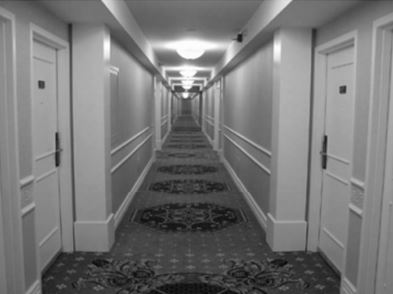
#> input picture images/corridor_01.jpg, 393 x 294 px; its folder holds 6 pictures in this run; the run also reads 1 picture not shown here
$ jupyter execute 03-edge-detection.ipynb   (older library calls are emulated)
#> lines starting #> are read from the running program, lines starting #| are printed output that depends on the picture; after the words box and inside, x2 and y2 are one past the last pixel; in counts of white or black regions, pixels touching at a corner belong together
# Lab 3: Edge and line detection

[cell 1]
import cv2
import numpy as np
import os
import math
from matplotlib import pyplot as plt

dataDir = 'images' # Change this, according to your images' directory path

[cell 2]
# Open image
img = cv2.imread(os.path.join(dataDir, 'corridor_01.jpg')) # Change this, according to your image's path
#> img is the input picture: shape (294, 393, 3); min 6, max 255, mean 118.8

# Convert to grayscale
img = cv2.cvtColor(img, cv2.COLOR_BGR2GRAY)
#> img: shape (294, 393)

cv2.imshow("Image", img)
cv2.waitKey(0)
cv2.destroyAllWindows()

### 1. Sobel Filter

Detecting edges using the [Sobel Filter](https://docs.opencv.org/master/d4/d86/group__imgproc__filter.html#gacea54f142e81b6758cb6f375ce782c8d)

[cell 3]
# Calculate the first derivatives of the image in x and y
sobel_x = cv2.Sobel(img, cv2.CV_64F, 1, 0, ksize=5)
sobel_y = cv2.Sobel(img, cv2.CV_64F, 0, 1, ksize=5)

# Show the images
cv2.imshow("Sobel X", sobel_x)
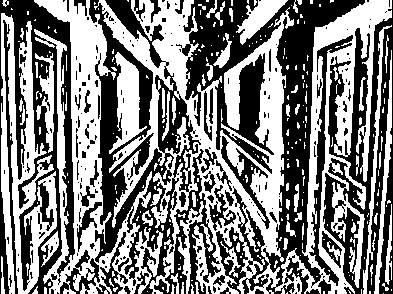
#> window 'Sobel X': shape (294, 393); 49.9% white; 286 white regions (218 under 20 px), largest, box (x1, y1, x2, y2) and area: (94, 0, 392, 294) 29096, (34, 0, 163, 294) 11419, (1, 13, 57, 294) 6630
cv2.imshow("Sobel Y", sobel_y)
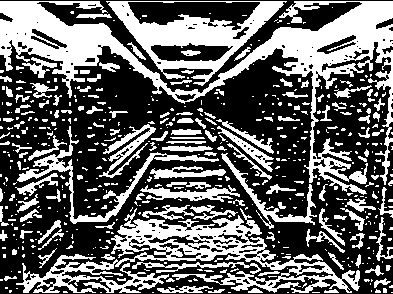
#> window 'Sobel Y': shape (294, 393); 39.1% white; 549 white regions (405 under 20 px), largest, box (x1, y1, x2, y2) and area: (0, 1, 393, 195) 14838, (16, 208, 360, 293) 8186, (106, 1, 287, 86) 4909
cv2.waitKey(0)
cv2.destroyAllWindows()

Exercise 1.1: Calculate the gradient by combining the X and Y axes and show the gradient image

[cell 4]
grad = np.sqrt(sobel_x ** 2 + sobel_y ** 2)
grad_norm = (grad * 255 / grad.max()).astype(np.uint8)

cv2.imshow("Image", grad_norm)
while True:
    if cv2.waitKey(1) == ord("q"):
#> (key q is pressed here)
        break
cv2.destroyAllWindows()

Exercise 1.2: Threshold the gradient image using a [trackbar](https://docs.opencv.org/4.x/da/d6a/tutorial_trackbar.html)

[cell 5]
def update_threshold(value):
#> called with value = 0
    _, thresh_img = cv2.threshold(grad_norm, value, 255, cv2.THRESH_BINARY)
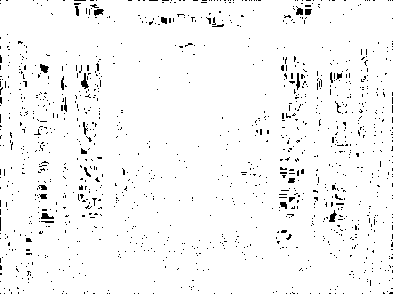
#> thresh_img: shape (294, 393); 96.7% white; black in thin lines or dots
    cv2.imshow("image", thresh_img)

cv2.namedWindow("image")
cv2.createTrackbar("T", "image", 0, 255, update_threshold)

update_threshold(0)
while True:
    if cv2.waitKey(1) == ord("q"):
#> (key q is pressed here)
        break
cv2.destroyAllWindows()

Exercise 1.3: Test the effect of applying Gaussian blur filters of different sizes before applying Sobel filter

[cell 6]
gaussian = cv2.GaussianBlur(img, (5, 5), 0, 0)
gaussian_2 = cv2.GaussianBlur(img, (11, 11), 0, 0)
gaussian_3 = cv2.GaussianBlur(img, (25, 25), 0, 0)
gaussian_4 = cv2.GaussianBlur(img, (49, 49), 0, 0)


def compute_sobel(image):
    sobel_x = cv2.Sobel(image, cv2.CV_64F, 1, 0, ksize=5)
    sobel_y = cv2.Sobel(image, cv2.CV_64F, 0, 1, ksize=5)
    grad = np.sqrt(sobel_x ** 2 + sobel_y ** 2)
    grad_norm = (grad * 255 / grad.max()).astype(np.uint8)
    return grad_norm

res1 = compute_sobel(gaussian)
res2 = compute_sobel(gaussian_2)
res3 = compute_sobel(gaussian_3)
#> in compute_sobel (call 3), `sobel_y = cv2.Sobel(image, cv2.CV_64F, 0, 1, ksize=5)`:
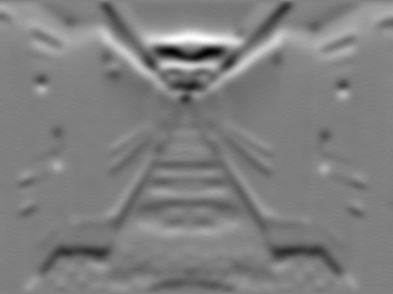
#> sobel_y: shape (294, 393) float64; min -1402, max 1355, mean -21.9; drawn with min black and max white
res4 = compute_sobel(gaussian_4)
#> in compute_sobel (call 4), `sobel_x = cv2.Sobel(image, cv2.CV_64F, 1, 0, ksize=5)`:
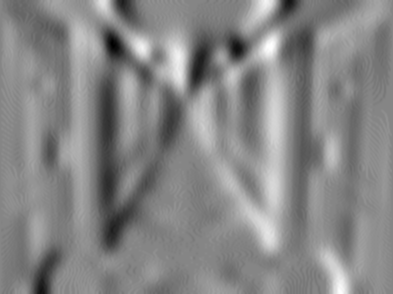
#> sobel_x: shape (294, 393) float64; min -562, max 515, mean 3.6; drawn with min black and max white
#> in compute_sobel (call 4), `sobel_y = cv2.Sobel(image, cv2.CV_64F, 0, 1, ksize=5)`:
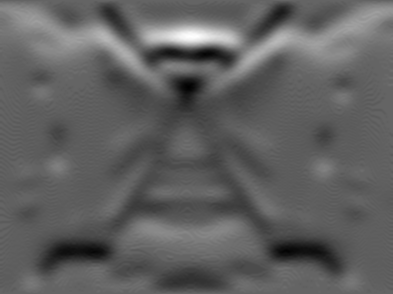
#> sobel_y: shape (294, 393) float64; min -530, max 816, mean -21.3; drawn with min black and max white
#> in compute_sobel (call 4), `grad = np.sqrt(sobel_x ** 2 + sobel_y ** 2)`:
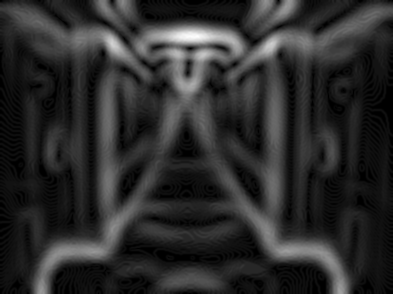
#> grad: shape (294, 393) float64; min 0, max 825.8, mean 144.5; drawn with min black and max white

cv2.imshow("Image 1", res1)
cv2.imshow("Image 2", res2)
cv2.imshow("Image 3", res3)
cv2.imshow("Image 4", res4)

while True:
    if cv2.waitKey(1) == ord("q"):
#> (key q is pressed here)
        break
cv2.destroyAllWindows()

Exercise 1.4: Experiment with different kernel sizes in the sobel filter

[cell 7]
def compute_sobel(image, kernel):
    sobel_x = cv2.Sobel(image, cv2.CV_64F, 1, 0, ksize=kernel)
    sobel_y = cv2.Sobel(image, cv2.CV_64F, 0, 1, ksize=kernel)
    grad = np.sqrt(sobel_x ** 2 + sobel_y ** 2)
    grad_norm = (grad * 255 / grad.max()).astype(np.uint8)
    return grad_norm


res1 = compute_sobel(img, 5)
res1 = compute_sobel(img, 15)
res1 = compute_sobel(img, 25)
res1 = compute_sobel(img, 31)

cv2.imshow("Image 1", res1)
cv2.imshow("Image 2", res2)
cv2.imshow("Image 3", res3)
cv2.imshow("Image 4", res4)

while True:
    if cv2.waitKey(1) == ord("q"):
#> (key q is pressed here)
        break
cv2.destroyAllWindows()

### 2. Laplacian of Gaussians (LoG) and Difference of Gaussians (DoG)

Edge detection using Laplacian of Gaussians

[cell 8]
# Open image
img = cv2.imread(os.path.join(dataDir, 'corridor_01.jpg')) # Change this, according to your image's path

# Convert to grayscale
img = cv2.cvtColor(img, cv2.COLOR_BGR2GRAY)

# Apply Laplacian
laplacian = cv2.Laplacian(img, cv2.CV_64F, ksize=3)

cv2.imshow("LoG", laplacian)
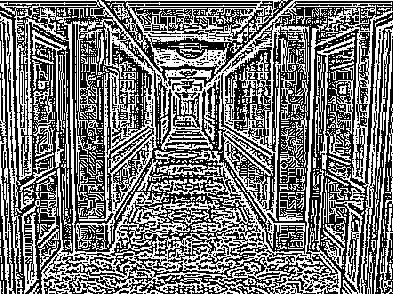
#> window 'LoG': shape (294, 393); 46.4% white in thin lines or dots
cv2.waitKey(0)
cv2.destroyAllWindows()

Exercise 2.1: Verify the effects of using Gaussian Blur before applying the laplacian filter

[cell 9]
gaussian = cv2.GaussianBlur(img, (15, 15), 0, 0)
gaussian_laplacian = cv2.Laplacian(gaussian, cv2.CV_64F, ksize=3)
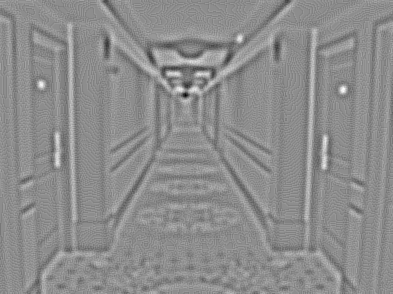
#> gaussian_laplacian: shape (294, 393) float64; min -52, max 42, mean 0; drawn with min black and max white

cv2.imshow("LoG", laplacian)
cv2.imshow("LoG Gaussian", gaussian_laplacian)
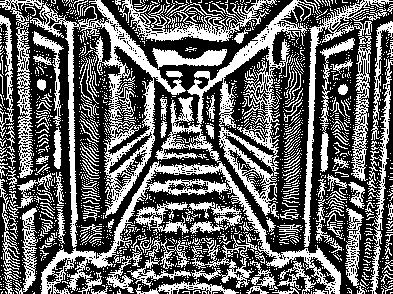
#> window 'LoG Gaussian': shape (294, 393); 39.9% white; 1765 white regions (1602 under 20 px), largest, box (x1, y1, x2, y2) and area: (41, 0, 341, 294) 11160, (30, 0, 186, 248) 6094, (302, 0, 393, 247) 3154

while True:
    if cv2.waitKey(1) == ord("q"):
#> (key q is pressed here)
        break
cv2.destroyAllWindows()

Exercise 2.2: Implement edge detection through Difference of Gaussians

[cell 10]
low_gaussian = cv2.GaussianBlur(img, (0, 0), 1.0)
high_gaussian = cv2.GaussianBlur(img, (0, 0), 2.0)

dog = low_gaussian - high_gaussian
#dog = cv2.normalize(dog, None, 0, 255, cv2.NORM_MINMAX).astype(np.uint8)

cv2.imshow("Original", img)
cv2.imshow("DoG Edge Detection", dog)
while True:
    if cv2.waitKey(1) == ord("q"):
#> (key q is pressed here)
        break
cv2.destroyAllWindows()

### 3. Canny Edge Filter

Detect edges using the [Canny Filter](https://docs.opencv.org/master/dd/d1a/group__imgproc__feature.html#ga04723e007ed888ddf11d9ba04e2232de)

[cell 11]
# Apply a Canny Filter
img_canny = cv2.Canny(img, 100, 200)

cv2.imshow("Image", img_canny)
cv2.waitKey(0)
cv2.destroyAllWindows()

Exercise 3.1: Implement two track bars to alter the low and high threshold values of the Canny filter

[cell 12]
cv2.namedWindow("Canny Edge Detection")

low_threshold = 50
high_threshold = 150

def update_low_threshold(val):
    global low_threshold
    low_threshold = val
    apply_canny()

def update_high_threshold(val):
    global high_threshold
    high_threshold = val
    apply_canny()

def apply_canny():
    edges = cv2.Canny(img, low_threshold, high_threshold)
    cv2.imshow("Canny Edge Detection", edges)

cv2.createTrackbar("Low Threshold", "Canny Edge Detection", low_threshold, 255, update_low_threshold)
cv2.createTrackbar("High Threshold", "Canny Edge Detection", high_threshold, 255, update_high_threshold)

apply_canny()

while True:
    if cv2.waitKey(1) == ord("q"):
#> (key q is pressed here)
        break
cv2.destroyAllWindows()

Exercise 3.2: Compare the results of applying the following two filters to the same image:
 - Sobel filter, with threshold t, after smoothing the image with a Gaussian blur filter with size s;
 - Canny filter, with "low threshold" = "high threshold" = t and "aperture" = s, using the same t and s values. Try also with a "low threshold" different from the "high threshold".

[cell 13]
t = 100
s = (5,5)
gaussian = cv2.GaussianBlur(img, s, 1.0)

## DOUBS ABUT THI SONE ASK TEACHER

sobel_x = cv2.Sobel(gaussian, cv2.CV_64F, 1, 0, ksize=5)
sobel_y = cv2.Sobel(gaussian, cv2.CV_64F, 0, 1, ksize=5)
grad = np.sqrt(sobel_x ** 2 + sobel_y ** 2)
grad_norm = (grad * 255 / grad.max()).astype(np.uint8)

_, img_one = cv2.threshold(grad_norm, t, 255, cv2.THRESH_BINARY)

#######################################################################

img_two = cv2.Canny(img, t, t, apertureSize=s[0])
img_three = cv2.Canny(img, t, t+50, apertureSize=s[0])

cv2.imshow("First", img_one)
cv2.imshow("Second", img_two)
cv2.imshow("Third", img_three)

while True:
    if cv2.waitKey(1) == ord("q"):
#> (key q is pressed here)
        break
cv2.destroyAllWindows()

### Extra: Hough Line Transform

Example of [Standard Hough Lines Transform](https://docs.opencv.org/3.4/dd/d1a/group__imgproc__feature.html#ga46b4e588934f6c8dfd509cc6e0e4545a)

[cell 14]
# Opening an image
img2 = cv2.imread(os.path.join(dataDir, 'chessboard_02.jpg'))

# Convert to grayscale
img2 = cv2.cvtColor(img2, cv2.COLOR_BGR2GRAY)

# Display image
cv2.imshow("Image", img2)
cv2.waitKey(0)
cv2.destroyAllWindows()

Step 1: Detect the edges of the input image using a Canny Filter

[cell 15]
# Apply Canny filter
img2_canny = cv2.Canny(img2, 50, 200)

# Create BGR copy of image
img2_copy = cv2.cvtColor(img2_canny, cv2.COLOR_GRAY2BGR)

# Display image
cv2.imshow("Canny", img2_canny)
cv2.waitKey(0)
cv2.destroyAllWindows()

Step 2: Apply Hough Transform

[cell 16]
num_votes = 60

lines = cv2.HoughLines(img2_canny, 1, np.pi / 180, num_votes, None, 0, 0)
#> lines = 37 rows, first 8: [22, 1.97], [42, 1.99], [54, 1.99], [67, 2.01], [2, 1.57], [-3, 1.95], [44, 1.97], [69, 1.99]

Step 3: Draw the lines

[cell 17]
if lines is not None:
    for i in range(0, len(lines)):
        rho = lines[i][0][0]
        theta = lines[i][0][1]
        a = math.cos(theta)
        b = math.sin(theta)
        x0 = a * rho
        y0 = b * rho
        pt1 = (int(x0 + 1000*(-b)), int(y0 + 1000*(a)))
        pt2 = (int(x0 - 1000*(-b)), int(y0 - 1000*(a)))
        # Draw the line
        cv2.line(img2_copy, pt1, pt2, (255,0,0), 3)
#> this loop made 37 passes
#> (rho, theta, a, b, x0, y0, pt1, pt2) on passes 1 to 10: (22, 1.97, -0.391, 0.921, -8.6, 20.25, (-929, -370), (911, 410)), (42, 1.99, -0.407, 0.914, -17.08, 38.37, (-930, -368), (896, 445)), (54, 1.99, -0.407, 0.914, -21.96, 49.33, (-935, -357), (891, 456)), (67, 2.01, -0.423, 0.906, -28.32, 60.72, (-934, -361), (877, 483)), (2, 1.57, -4.37e-08, 1, -8.74e-08, 2, (-1000, 1), (999, 2)), (-3, 1.95, -0.375, 0.927, 1.12, -2.78, (-926, -377), (928, 371)), (44, 1.97, -0.391, 0.921, -17.19, 40.5, (-937, -350), (903, 431)), (69, 1.99, -0.407, 0.914, -28.06, 63.03, (-941, -343), (885, 469)), (12, 1.97, -0.391, 0.921, -4.69, 11.05, (-925, -379), (915, 401)), (100, 0.524, 0.866, 0.5, 86.6, 50, (-413, 916), (586, -816))

cv2.imshow("Canny", img2_canny)
cv2.imshow("Image", img2_copy)
cv2.waitKey(0)
cv2.destroyAllWindows()
